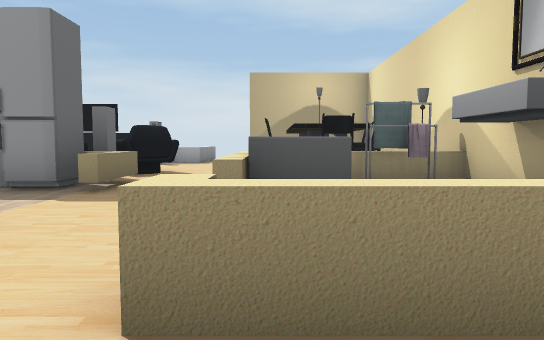
[1] (above)

17 first-person views from a walk through a scene from a Unity 3-D project. The camera is 0.64 m above the floor, tilts 4° down and sees 70° across. The floor is counted in squares, 1 m on a side. Each view is taken from the middle of a square. On the plan, view 1 faces up. The plan holds only what a view shows up to about 11 squares ahead; the rest is blank.

[2]
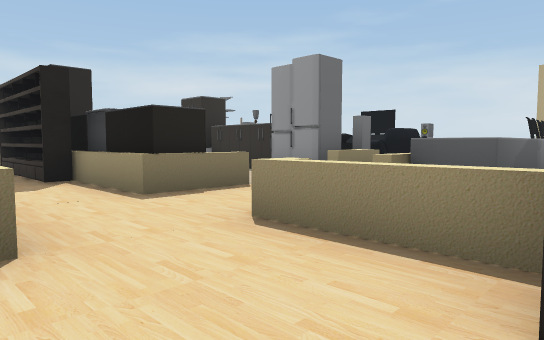

[3]
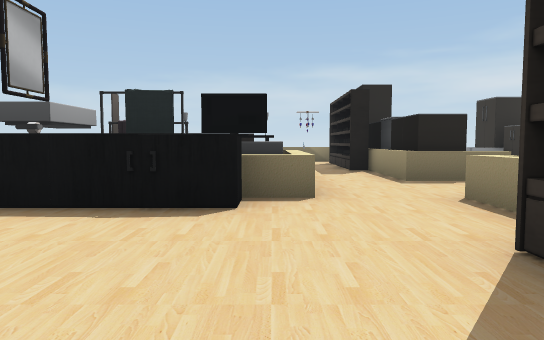

[4]
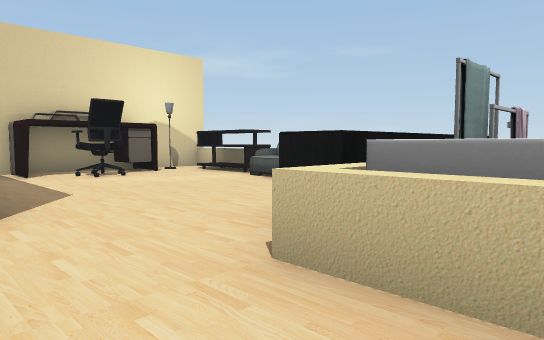

[5]
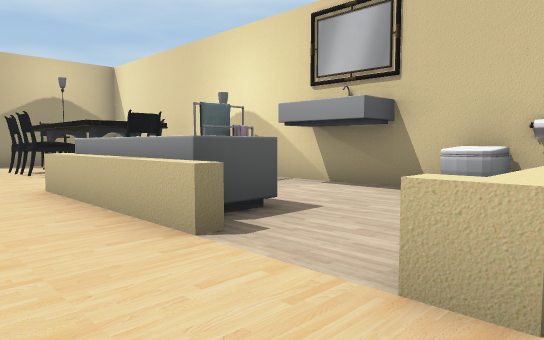

[6]
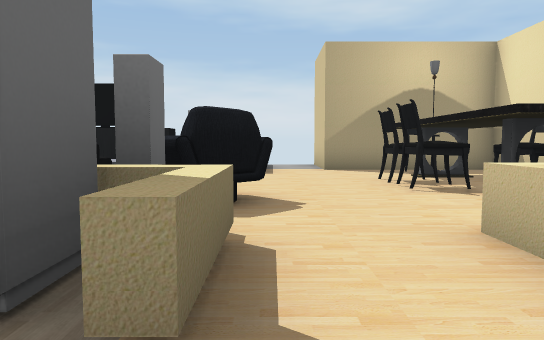

[7]
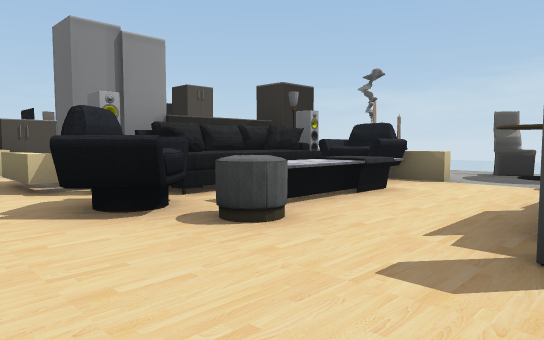

[8]
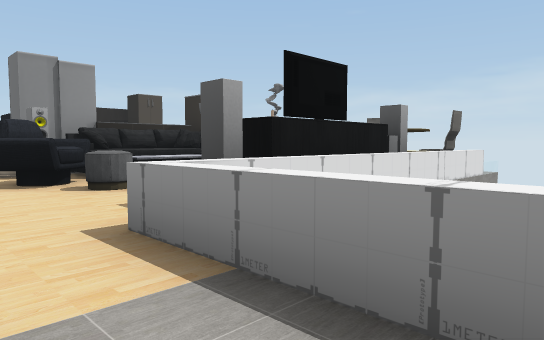

[9]
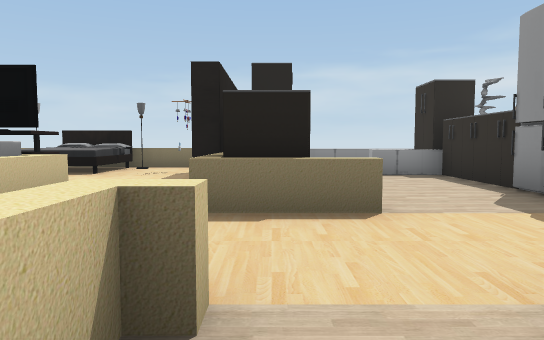

[10]
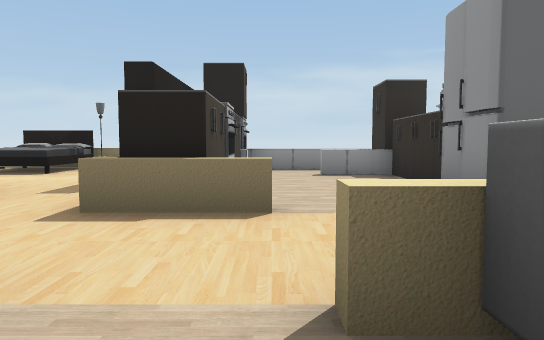

[11]
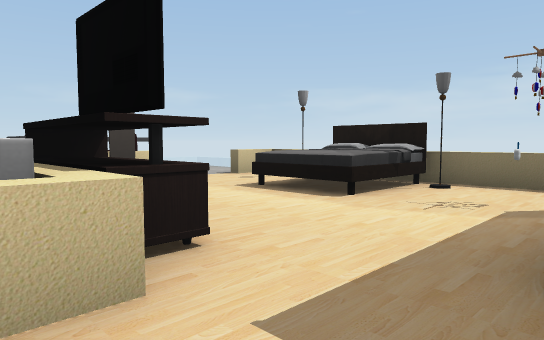

[12]
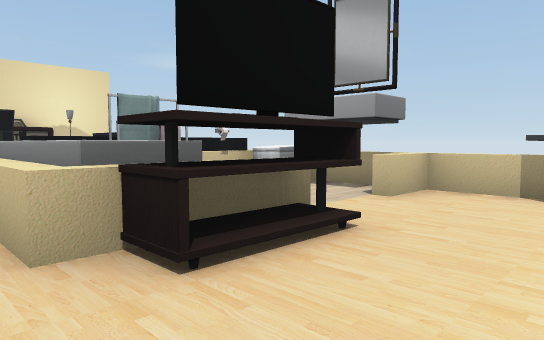

[13]
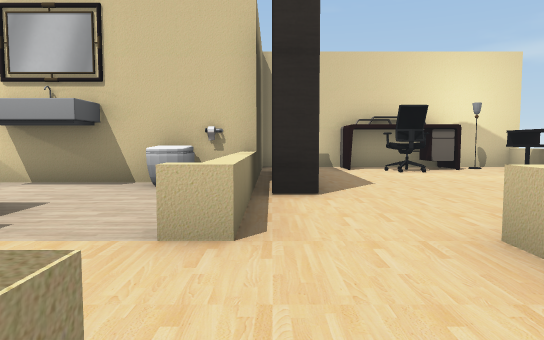

[14]
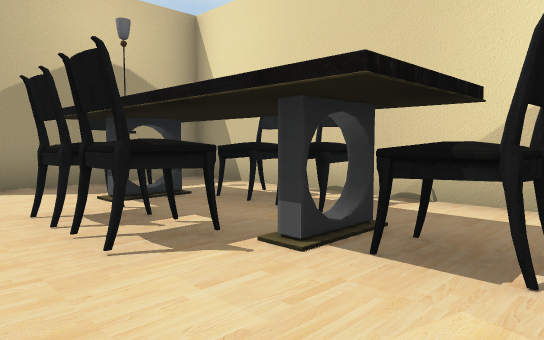

[15]
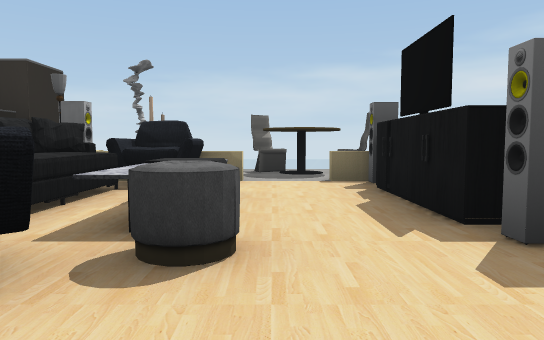

[16]
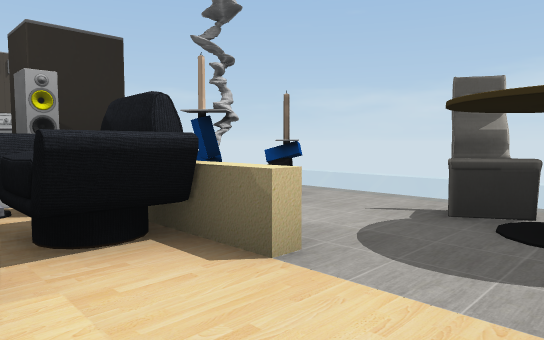

[17]
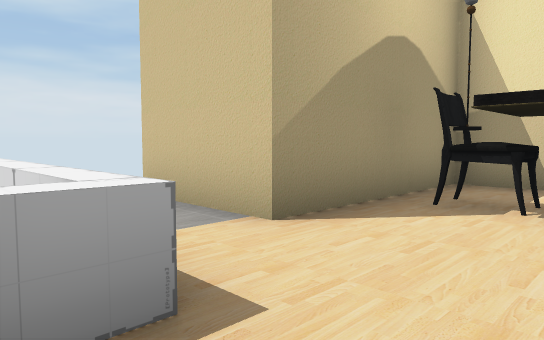

### Floor plan
Points are (right, up) in squares from view 1. A wall is a line through its corners. A room is listed if a view was taken in it or the views show most of it. See-through windows are left out.
Room 1 (views 1, 2, 3, 4, 5, 6, 7, 8, 11, 12, 13, 15, 16, 17)
walls: (0.3, -1.3) (0.3, -2.3); (3.3, 7.4) (3.3, 13.2) (-0.7, 13.2) (-0.7, 15.5); (0.3, -2.1) (0.2, -3.6); (-5.3, 11.5) (-6.5, 11.5); (-0.5, -5) (-0.5, -1.3) (0.3, -1.3) (0.3, -1.8); (7.2, -2.5) (7.2, 1.3) (5.9, 1.3)
low walls: (-2.5, 3.1) (-2.5, 2.4); (-4.1, 1.3) (-5.1, 1.3); (-1.9, -0.5) (-0.5, -0.5) (-0.5, -1.3); (-6.7, 5.5) (-6.7, 4); (2.2, 1.3) (-0.5, 1.3) (-0.5, 1.5); (-3.8, -1) (-3.8, -0.5) (-3.4, -0.5); (-8.3, 5.4) (-8.3, 2.5); (-9.3, 1) (-9.3, -0.5); (-2.6, -5.3) (-1.6, -5.3); (-5.1, -5.3) (-3.8, -5.3); (-7.5, 12.2) (-7.5, 11); (-2.3, 14.9) (-2.3, 12.2) (-2.9, 12.2); (-9.2, -5.3) (-8.2, -5.3); (5.4, -5.3) (7.2, -5.3)
ways out: opening at (-1.5, 5.5) to room 2; opening at (-6.5, -5)
objects: other object (-10, 8); chair (-10, 10); other object (-9, -4); bed (-9, -3) to (-7, -2); other object (-9, -1); table (-9, 10); chair (-9, 11) to (-9, 12); other object (-8, 0); other object (-8, 8); other object (-7, 0); bookshelf (-7, 1) to (-6, 1); other object (-7, 7); other object (-7, 8) to (-7, 9); other object (-7, 12); sink (-6, 2); cabinet (-6, 6); sofa (-6, 7) to (-4, 8); table (-6, 9) to (-4, 9); TV (-5, -2); cabinet (-5, 2); cabinet (-5, 6); TV (-5, 12); other object (-4, -2); cabinet (-4, 2); fridge (-4, 6); other object (-4, 12); tub (-3, -5) to (-3, -4); tub (-3, -2) to (-2, -1); cabinet (-3, 2); fridge (-3, 5) to (-3, 6); other object (-3, 7); other object (-3, 8) to (-2, 9); other object (-3, 10); other object (-1, -5); other object (-1, -4); other object (-1, -3) to (-1, -2); chair (0, 9); chair (0, 10) to (0, 11); chair (0, 12); chair (1, 8); table (1, 8) to (2, 12); other object (1, 12); sofa (2, -5) to (3, -4); chair (2, 9); chair (2, 10) to (2, 11); bookshelf (3, 1) to (5, 1); other object (3, 2); other object (3, 7); other object (5, -5); table (6, -3) to (7, -3); other object (6, -2); table (6, -1); other object (7, -4)
Room 2 (views 9, 10, 14)
walls: (3.3, 5.4) (3.3, 6.5)
low walls: (-0.5, 4.4) (-0.5, 6.8); (-0.5, 1.5) (0.4, 1.5); (2.5, 6.5) (1.2, 6.5); (-2.3, 6.5) (-2.3, 5)
ways out: opening at (-1.5, 5.5) to room 1
objects: tub (0, 4) to (1, 6); other object (2, 6); other object (3, 3); tub (3, 4) to (3, 5)

Where each view was taken, in squares from view 1:
view 1: 0 up, 0 right, facing up
view 2: 1 down, 2 right, facing up-left
view 3: 1 down, 4 right, facing left
view 4: 1 up, 2 left, facing down-right
view 5: 1 up, 2 left, facing up-right
view 6: 4 up, 2 left, facing up
view 7: 12 up, 1 left, facing down-left
view 8: 15 up, 1 left, facing down-left
view 9: 2 up, 1 right, facing left
view 10: 3 up, 1 right, facing left
view 11: 1 up, 3 left, facing down-left
view 12: 0 up, 6 left, facing down-right
view 13: 1 up, 3 left, facing right
view 14: 7 up, 1 left, facing up-right
view 15: 10 up, 1 left, facing left
view 16: 11 up, 6 left, facing down-left
view 17: 11 up, 3 left, facing up-right
